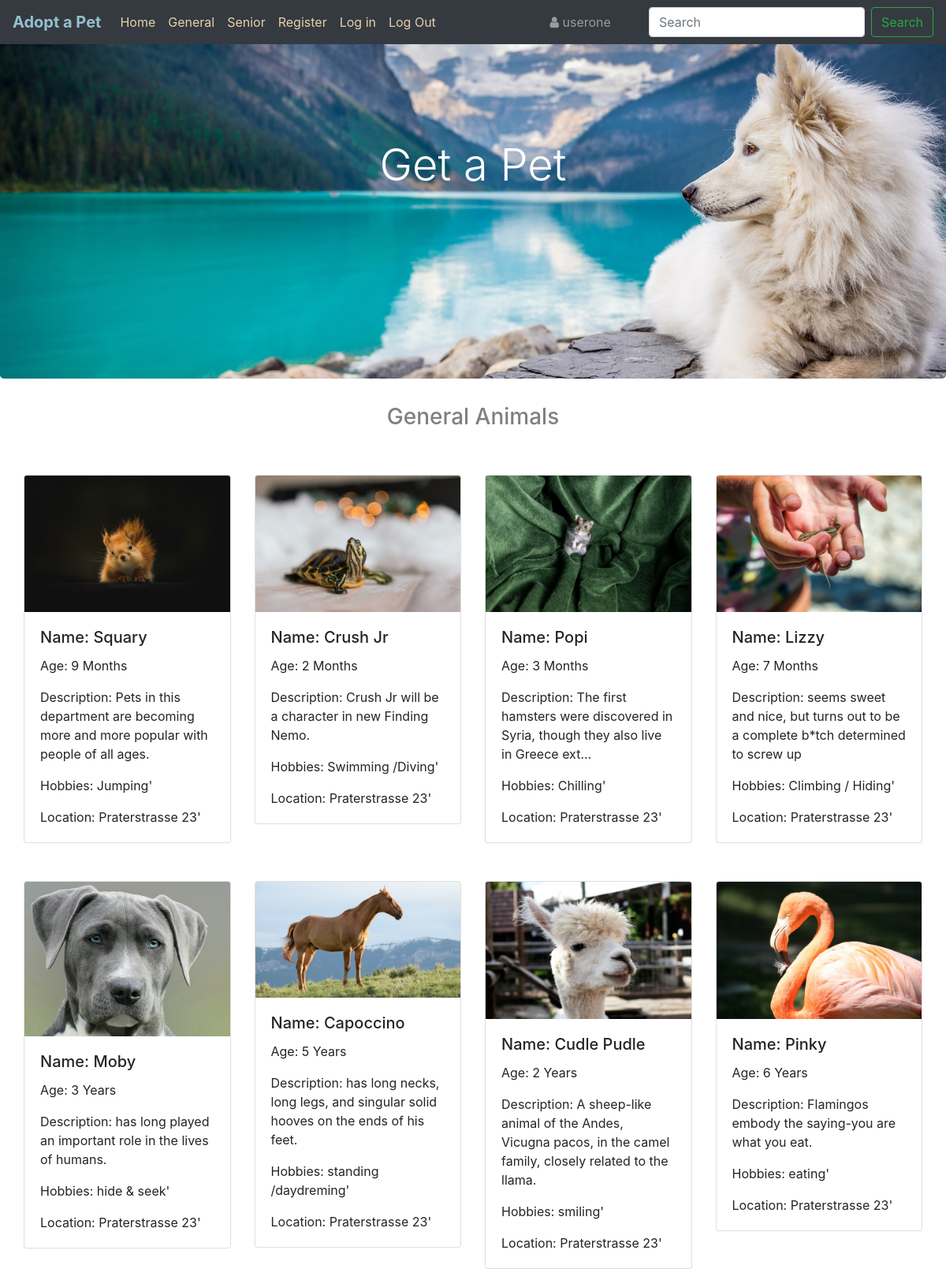
The app's page /general.php (signed in), older data.
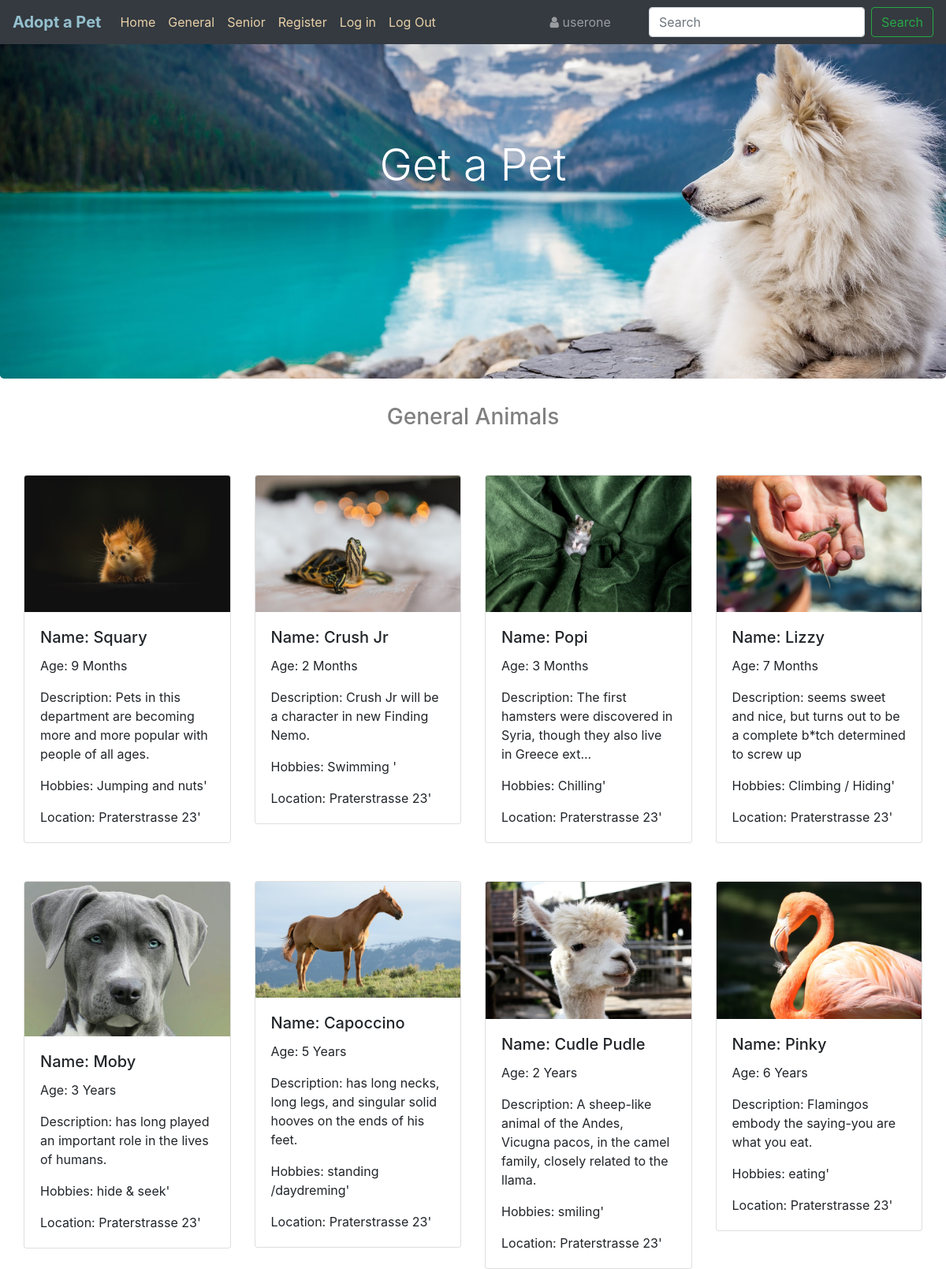
The same page, newer data.
### tables this page shows
CREATE TABLE `users` (
  `id` int(11) NOT NULL,
  `userName` varchar(255) DEFAULT NULL,
  `userEmail` varchar(60) DEFAULT NULL,
  `passw` varchar(255) DEFAULT NULL,
  `userType` enum('user','admin','spradmin') DEFAULT 'user'
);

CREATE TABLE `animals` (
  `id` int(11) NOT NULL,
  `name` varchar(100) NOT NULL,
  `age` varchar(50) NOT NULL,
  `aniType` enum('small','large','senior','') NOT NULL,
  `descr` varchar(255) NOT NULL,
  `hobbies` varchar(100) NOT NULL,
  `image` varchar(255) NOT NULL,
  `location` varchar(100) NOT NULL
);

### general.php (the view, shortened to what this page needs)
<?php
require_once 'db_conn11.php';
$res = mysqli_query($connect, "SELECT * FROM users WHERE id=" . $_SESSION['user']);
$userRow = mysqli_fetch_array($res, MYSQLI_ASSOC);
?>
<!DOCTYPE html>
<html lang="en">
<head>
    <link rel="stylesheet" type="text/css" href="style.css" />
    <link rel="stylesheet" href="https://stackpath.bootstrapcdn.com/bootstrap/4.5.0/css/bootstrap.min.css">
    <link rel="stylesheet" href="https://stackpath.bootstrapcdn.com/font-awesome/4.7.0/css/font-awesome.min.css">
</head>
<body>
    <nav class="navbar navbar-expand-lg navbar-dark bg-dark fixed-top">
        <a class="navbar-brand" href="home.php">Adopt a Pet</a>
        <div class="collapse navbar-collapse" id="navbarText">
            <ul class="navbar-nav mr-auto">
                <li class="nav-item active">
                    <a class="nav-link" href="home.php">Home <span class="sr-only">(current)</span></a>
                    <li class="nav-item">
                    <a class="nav-link" href="general.php">General</a>
                    <li class="nav-item">
                    <a class="nav-link" href="senior.php">Senior</a>
                <li class="nav-item">
                    <a class="nav-link" href="register.php">Register</a>
                <li class="nav-item">
                    <a class="nav-link" href="index.php">Log in</a>
                </li>
                <li class="nav-item">
                <a class="nav-link" href="logout.php?logout">Log Out</a>
                </li>
            </ul>
            <span class="navbar-text px-md-5">
                <i class="fa fa-user"></i>
                <?= $userRow['userName']; ?>
            </span>
            <form class="form-inline my-2 my-lg-0">
                <input class="form-control mr-sm-2" type="search" placeholder="Search" aria-label="Search">
                <button class="btn btn-outline-success my-2 my-sm-0" type="submit">Search</button>
            </form>
    </nav>
    <header>
        <div class="jumbotron main_header">
            <h1 class="display-4">Get a Pet</h1>
        </div>
    </header>
        <?php
    require_once 'db_conn11.php';
    $sql = "SELECT * FROM animals WHERE NOT aniType='senior'";
    $res = $connect->query($sql);
    ?>
    <h3>General Animals</h3>
    <div class="container-fluid">
        <div class="card-group">
            <?php while ($row = $res->fetch_assoc()) : ?>
                <div class="col-sm-10 col-md-5 col-lg-3 mt-5">
                    <div class="card">
                        <img src=" <?= $row['image']; ?>" class="card-img-top">
                        <div class="card-body">
                            <h5 class="card-title">Name:  <?= $row['name']; ?></h5>
                            <p class="card-text">Age:  <?= $row['age']; ?></p>
                            <p class="card-text">Description:  <?= $row['descr']; ?></p>
                            <p class="card-text">Hobbies:  <?= $row['hobbies']; ?>'</p>
                            <p class="card-text">Location:  <?= $row['location']; ?>'</p>
                       </div>
                   </div>
               </div>
               <?php endwhile; ?>
            </div>
   </div>
</body>
</html>

### style.css (style rules this page uses)
* { margin: 0; padding: 0; box-sizing: border-box; }
.navbar-brand { color: rgb(149, 192, 206) !important; font-weight: bold; }
.nav-link { color: rgb(233, 208, 168) !important; }
.main_header { background-image: url("img/pet_cover.jpg"); background-size: cover; background-position: center; color: white; text-align: center; background-color: rgb(44, 21, 13); opacity: 2; height: 60vh; }
.display-4 { margin-top: 2em; }
h3 { text-align: center; color: gray; }

Row changes from the older to the newer data that the page shows:
changed animals "Squary": hobbies "Jumping" → "Jumping and nuts"
changed animals "Crush Jr": hobbies "Swimming /Diving" → "Swimming"
